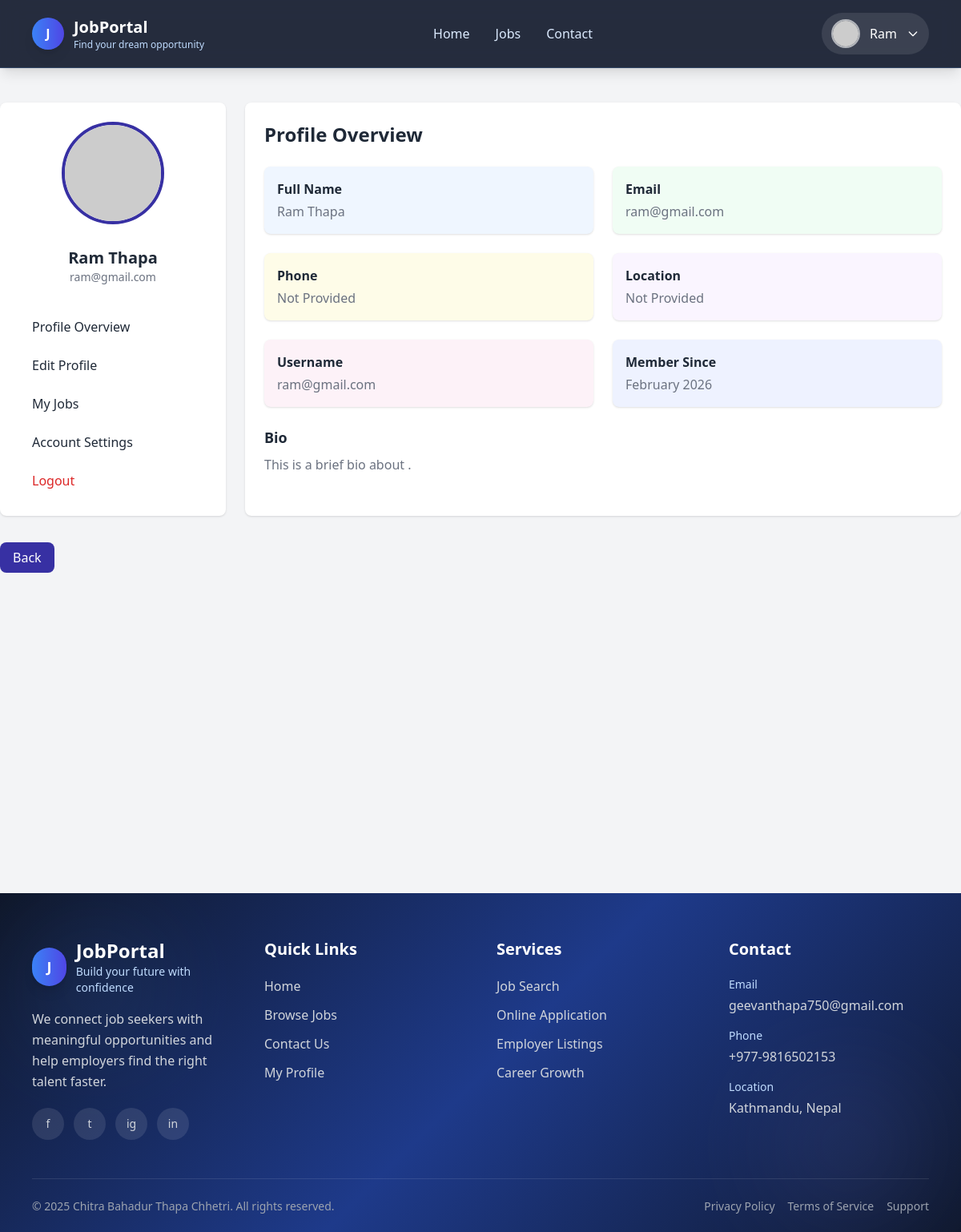
The app's page /profile/ (signed in) with its own data.
### jobs/models.py (models this page shows, shortened)
class Profile(models.Model):
    user = models.OneToOneField(User, on_delete=models.CASCADE, related_name='profile')
    photo = CloudinaryField('profile_photo', blank=True, null=True)
    phone = models.CharField(max_length=15, blank=True)
    location = models.CharField(max_length=100, blank=True)
    bio = models.TextField(blank=True)

### jobs/views.py (the view)
# urls.py: path('profile/', views.profile, name='profile'),
@login_required
def profile(request):
    profile, _ = Profile.objects.get_or_create(user=request.user)
    return render(request, 'jobs/profile.html', {'profile': profile})

### jobs/context_processors.py (called while the page is built)
def user_profile(request):
    if request.user.is_authenticated:
        profile, _ = Profile.objects.get_or_create(user=request.user)
        return {'profile': profile}
    return {}

### jobs/templates/jobs/profile.html (shortened to what this page needs)
{% extends 'jobs/base.html' %}
{% load static %}
{% block content %}
<div class="max-w-7xl mx-auto mt-20 mb-12 grid grid-cols-1 md:grid-cols-4 gap-6">
    <div class="col-span-1 bg-white dark:bg-gray-800 rounded-lg shadow p-6">
        <div class="flex flex-col items-center text-center">
            <img id="profilePreview"
                src="{% if profile.photo %}{{ profile.photo.url }}{% else %}https://ui-avatars.com/api/?name={{ request.user.first_name }}{% endif %}"
                class="w-32 h-32 rounded-full border-4 border-indigo-800 mx-auto mb-3 object-cover"
            >
            <h2 class="mt-4 text-xl font-bold text-gray-800 dark:text-white">
                {{ request.user.first_name|default:request.user.username }} {{ request.user.last_name }}
            </h2>
            <p class="text-gray-500 dark:text-gray-400 text-sm">{{ request.user.email }}</p>
        </div>
        <div class="mt-8 space-y-2">
            <a href="{% url 'profile' %}" class="block px-4 py-2 rounded-lg text-gray-800 dark:text-white hover:bg-blue-100 dark:hover:bg-gray-700 transition">
                Profile Overview
            </a>
            <a href="{% url 'edit_profile' %}" class="block px-4 py-2 rounded-lg text-gray-800 dark:text-white hover:bg-blue-100 dark:hover:bg-gray-700 transition">
                Edit Profile
            </a>
            <a href="{% url 'my_jobs' %}" class="block px-4 py-2 rounded-lg text-gray-800 dark:text-white hover:bg-blue-100 dark:hover:bg-gray-700 transition">
                My Jobs
            </a>
            <a href="{% url 'password_change'%}" class="block px-4 py-2 rounded-lg text-gray-800 dark:text-white hover:bg-blue-100 dark:hover:bg-gray-700 transition">
                Account Settings
            </a>
            <a href="{% url 'logout' %}" class="block px-4 py-2 rounded-lg text-red-600 hover:bg-red-100 dark:hover:bg-red-700 transition">
                Logout
            </a>
        </div>
    </div>
    <div class="col-span-1 md:col-span-3 bg-white dark:bg-gray-800 rounded-lg shadow p-6">
        <h2 class="text-2xl font-bold text-gray-800 dark:text-white mb-6">Profile Overview</h2>
        <div class="grid grid-cols-1 md:grid-cols-2 gap-6">
            <div class="p-4 bg-blue-50 dark:bg-gray-700 rounded-lg shadow">
                <h3 class="font-semibold text-gray-800 dark:text-white">Full Name</h3>
                <p class="mt-1 text-gray-500 dark:text-gray-300">{{ request.user.first_name }} {{ request.user.last_name }}</p>
            </div>
            <div class="p-4 bg-green-50 dark:bg-gray-700 rounded-lg shadow">
                <h3 class="font-semibold text-gray-800 dark:text-white">Email</h3>
                <p class="mt-1 text-gray-500 dark:text-gray-300">{{ request.user.email }}</p>
            </div>
            <div class="p-4 bg-yellow-50 dark:bg-gray-700 rounded-lg shadow">
    <h3 class="font-semibold text-gray-800 dark:text-white">Phone</h3>
    <p class="mt-1 text-gray-500 dark:text-gray-300">
        {{ profile.phone|default:"Not Provided" }}
    </p>
</div>
            <div class="p-4 bg-purple-50 dark:bg-gray-700 rounded-lg shadow">
                <h3 class="font-semibold text-gray-800 dark:text-white">Location</h3>
                <p class="mt-1 text-gray-500 dark:text-gray-300">{{ profile.location|default:"Not Provided" }}</p>
            </div>
            <div class="p-4 bg-pink-50 dark:bg-gray-700 rounded-lg shadow">
                <h3 class="font-semibold text-gray-800 dark:text-white">Username</h3>
                <p class="mt-1 text-gray-500 dark:text-gray-300">{{ request.user.username }}</p>
            </div>
            <div class="p-4 bg-indigo-50 dark:bg-gray-700 rounded-lg shadow">
                <h3 class="font-semibold text-gray-800 dark:text-white">Member Since</h3>
                <p class="mt-1 text-gray-500 dark:text-gray-300">{{ request.user.date_joined|date:"F Y" }}</p>
            </div>
        </div>
        <div class="mt-6">
            <h3 class="text-lg font-semibold text-gray-800 dark:text-white mb-2">Bio</h3>
            <p class="text-gray-500 dark:text-gray-300">
                {{ profile.bio|default:"This is a brief bio about " }}.
            </p>
        </div>
    </div>
<div class="mt-4">
    <a href="{% url 'home' %}" class="px-4 py-2 bg-indigo-800 text-white rounded-lg hover:bg-indigo-700">
                    Back
                </a>
                </div>
</div>
{% endblock %}

### jobs/templates/jobs/base.html (shortened to what this page needs)
<!doctype html>
<html lang="en">
  <head>
    <script src="https://cdn.tailwindcss.com"></script>
  </head>
  <body class="bg-gray-100 text-gray-800 overflow-x-hidden">
    <nav
      x-data="{ isOpen: false, profileOpen: false }"
      class="fixed top-0 left-0 w-full z-50 border-b border-blue-400/20 nav-glass shadow-lg"
    >
      <div class="w-full px-4 sm:px-6 lg:px-10 xl:px-12">
        <div class="flex items-center justify-between py-4">
          <a href="{% url 'home' %}" class="flex items-center gap-3">
            <div class="w-10 h-10 rounded-full bg-gradient-to-r from-blue-500 to-indigo-600 flex items-center justify-center text-white font-bold shadow-lg">
              J
            </div>
            <div>
              <h1 class="text-lg sm:text-xl font-bold text-white leading-tight">JobPortal</h1>
              <p class="text-xs text-blue-200 hidden sm:block">Find your dream opportunity</p>
            </div>
          </a>
          <div class="hidden md:flex items-center space-x-8">
            <a href="{% url 'home' %}" class="text-blue-100 hover:text-white font-medium transition">Home</a>
            <a href="{% url 'job_list' %}" class="text-blue-100 hover:text-white font-medium transition">Jobs</a>
            <a href="{% url 'contact' %}" class="text-blue-100 hover:text-white font-medium transition">Contact</a>
          </div>
          <div class="flex items-center gap-3 sm:gap-4">
            {% if user.is_authenticated %}
            <div class="relative">
              <button
                @click="profileOpen = !profileOpen"
                class="flex items-center gap-2 sm:gap-3 focus:outline-none bg-white/10 hover:bg-white/20 px-2 sm:px-3 py-2 rounded-full transition"
              >
                <img
                  src="{% if profile and profile.photo %}{{ profile.photo.url }}{% else %}https://ui-avatars.com/api/?name={{ user.get_full_name|default:user.username }}{% endif %}"
                  class="w-9 h-9 rounded-full object-cover border-2 border-white/60"
                  alt="Profile"
                />
                <span class="hidden sm:inline text-white font-medium max-w-[120px] truncate">
                  {{ user.first_name|default:user.username }}
                </span>
                <svg class="w-4 h-4 text-white hidden sm:block" fill="none" stroke="currentColor" viewBox="0 0 24 24">
                  <path stroke-linecap="round" stroke-linejoin="round" stroke-width="2" d="M19 9l-7 7-7-7"></path>
                </svg>
              </button>
            </div>
            {% endif %}
          </div>
        </div>
      </div>
    </nav>
    <main class="w-full mt-28 sm:mt-32 min-h-[60vh]">
      {% block content %}{% endblock %}
    </main>
    <footer class="footer-gradient text-gray-300 mt-16 relative overflow-hidden">
      <div class="absolute inset-0 opacity-10">
        <div class="absolute top-10 left-10 w-40 h-40 bg-blue-400 rounded-full blur-3xl"></div>
        <div class="absolute bottom-10 right-10 w-52 h-52 bg-indigo-400 rounded-full blur-3xl"></div>
      </div>
      <div class="relative w-full px-4 sm:px-6 lg:px-10 xl:px-12 py-14">
        <div class="grid grid-cols-1 sm:grid-cols-2 lg:grid-cols-4 gap-10">
          <div class="sm:col-span-2 lg:col-span-1">
            <div class="flex items-center gap-3 mb-4">
              <div class="w-12 h-12 rounded-full bg-gradient-to-r from-blue-500 to-indigo-600 flex items-center justify-center text-white font-bold text-lg shadow-lg">
                J
              </div>
              <div>
                <h2 class="text-2xl font-bold text-white">JobPortal</h2>
                <p class="text-sm text-blue-200">Build your future with confidence</p>
              </div>
            </div>
            <p class="text-gray-300 leading-relaxed mb-5">
              We connect job seekers with meaningful opportunities and help employers find the right talent faster.
            </p>
            <div class="flex items-center gap-3">
              <a href="#" class="social-icon w-10 h-10 rounded-full bg-white/10 hover:bg-blue-600 flex items-center justify-center">
                <span class="text-sm">f</span>
              </a>
              <a href="#" class="social-icon w-10 h-10 rounded-full bg-white/10 hover:bg-sky-500 flex items-center justify-center">
                <span class="text-sm">t</span>
              </a>
              <a href="#" class="social-icon w-10 h-10 rounded-full bg-white/10 hover:bg-pink-600 flex items-center justify-center">
                <span class="text-sm">ig</span>
              </a>
              <a href="#" class="social-icon w-10 h-10 rounded-full bg-white/10 hover:bg-blue-700 flex items-center justify-center">
                <span class="text-sm">in</span>
              </a>
            </div>
          </div>
          <div>
            <h3 class="text-xl font-semibold text-white mb-5">Quick Links</h3>
            <ul class="space-y-3">
              <li><a href="{% url 'home' %}" class="footer-link text-gray-300 hover:text-white inline-block">Home</a></li>
              <li><a href="{% url 'job_list' %}" class="footer-link text-gray-300 hover:text-white inline-block">Browse Jobs</a></li>
              <li><a href="{% url 'contact' %}" class="footer-link text-gray-300 hover:text-white inline-block">Contact Us</a></li>
              {% if user.is_authenticated and not user.is_staff %}
              <li><a href="{% url 'profile' %}" class="footer-link text-gray-300 hover:text-white inline-block">My Profile</a></li>
              {% endif %}
            </ul>
          </div>
          <div>
            <h3 class="text-xl font-semibold text-white mb-5">Services</h3>
            <ul class="space-y-3">
              <li class="text-gray-300">Job Search</li>
              <li class="text-gray-300">Online Application</li>
              <li class="text-gray-300">Employer Listings</li>
              <li class="text-gray-300">Career Growth</li>
            </ul>
          </div>
          <div>
            <h3 class="text-xl font-semibold text-white mb-5">Contact</h3>
            <div class="space-y-4">
              <div>
                <p class="text-sm text-blue-200 mb-1">Email</p>
                <p class="text-gray-300 break-all">geevanthapa750@gmail.com</p>
              </div>
              <div>
                <p class="text-sm text-blue-200 mb-1">Phone</p>
                <p class="text-gray-300">+977-9816502153</p>
              </div>
              <div>
                <p class="text-sm text-blue-200 mb-1">Location</p>
                <p class="text-gray-300">Kathmandu, Nepal</p>
              </div>
            </div>
          </div>
        </div>
        <div class="border-t border-white/10 mt-12 pt-6 flex flex-col md:flex-row items-center justify-between gap-4 text-sm text-gray-400">
          <p class="text-center md:text-left">
            &copy; 2025 Chitra Bahadur Thapa Chhetri. All rights reserved.
          </p>
          <div class="flex flex-wrap justify-center gap-4">
            <a href="#" class="hover:text-white transition">Privacy Policy</a>
            <a href="#" class="hover:text-white transition">Terms of Service</a>
            <a href="#" class="hover:text-white transition">Support</a>
          </div>
        </div>
      </div>
    </footer>
  </body>
</html>

### jobs/templates/jobs/base.html (style rules this page uses)
html { scroll-behavior: smooth; }
body { min-height: 100vh; margin: 0; padding: 0; }
.footer-gradient { background: linear-gradient(135deg, #0f172a 0%, #1e3a8a 50%, #0f172a 100%); }
.nav-glass { background: rgba(15, 23, 42, 0.9); backdrop-filter: blur(14px); }
.footer-link { transition: all 0.3s ease; }
.social-icon { transition: all 0.3s ease; }

### records on screen
Profile: phone "Not Provided", location "Not Provided", bio "This is a brief bio about"

### other values on screen
{{ user.first_name|default:user.username }} "Ram"
{{ request.user.first_name|default:request.user.username }} "Ram"
{{ request.user.last_name }} "Thapa"
{{ request.user.email }} "ram@gmail.com"
{{ request.user.first_name }} "Ram"
{{ request.user.username }} "ram@gmail.com"
{{ request.user.date_joined|date:"F Y" }} "February 2026"
